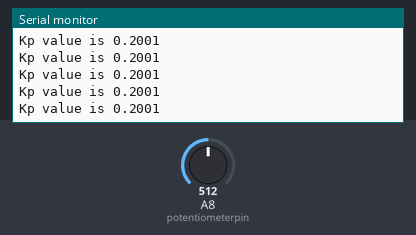
Bench run of a sketch on a simulated Arduino Mega 2560, built with avr-gcc and run on an emulated ATmega2560. Parts: the last lines printed to the serial monitor. The test bench sets the inputs (shaded band); at power-on: A8 (potentiometerpin) = 512.

Above: at 1.2 s.
1.3 s: A8 (potentiometerpin) set to 716
At 1.32 s:
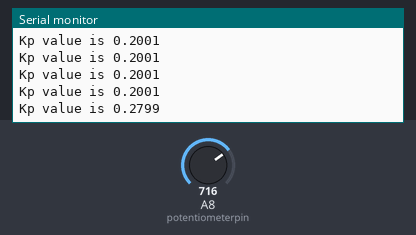
2.8 s: A8 (potentiometerpin) set to 900
At 2.83 s:
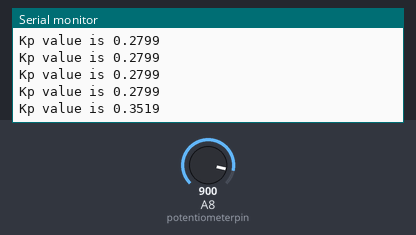
Timing chart, 0 to 5.8 s (numbered marks = the images above; inputs shaded):
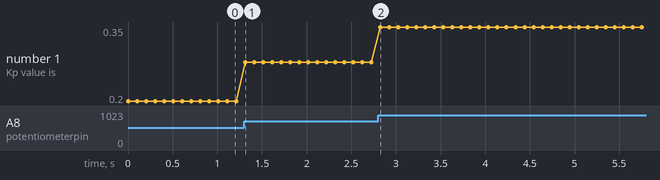

Measured:
- after the input at 1.3 s, the serial monitor: prints a new line at once (image 1)
- after the input at 2.8 s, the serial monitor: prints a new line at once (image 2)
- plotted number 1: 0.2 → 0.28 after the input at 1.3 s, 0.28 → 0.35 after the input at 2.8 s

The sketch:

Tuning_Using_Potentiometer.ino
```cpp
float newKp;
int potentiometerpin=A8;

void setup()
{
  Serial.begin(9600);

  pinMode(potentiometerpin,INPUT);
}

void loop()
{

  int potentiometerinput=analogRead(potentiometerpin);
  //int potentiometerinput=1023;
  float Kp=map(potentiometerinput,0,1023,0,4000);
  newKp=Kp/10000;

  Serial.print("Kp value is ");
  Serial.println(newKp,4);
  delay(100);
}
```
